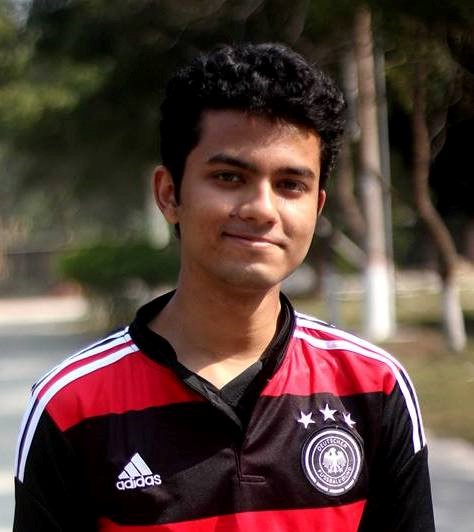
#> input picture Deep Learning/Game Difficulty /Model_2/Test_Images/Shawon.jpg, 474 x 532 px; its folder holds only this picture in this run
$ python -i face_crop.py   (imports and definitions only)
#> lines starting #> are read from the running program, lines starting #| are printed output that depends on the picture; after the words box and inside, x2 and y2 are one past the last pixel; in counts of white or black regions, pixels touching at a corner belong together
## This program first ensures if the face of a person exists in the given image or not then if it exists, it crops
## the image of the face and saves to the given directory.

## Importing Modules
import cv2
import os


#################################################################################

##Make changes to these lines for getting the desired results.

## DIRECTORY of the images
directory = "D:/Projects/CDAP/Facial-Expression-Detection-master/Facial-Expression-Detection-master/Images"

## directory where the images to be saved:
f_directory = "D:/Projects/CDAP/Facial-Expression-Detection-master/Facial-Expression-Detection-master/SaveImages"

################################################################################

def facecrop(image):
    ## Crops the face of a person from any image!

    ## OpenCV XML FILE for Frontal Facial Detection using HAAR CASCADES.
#> called with image = '../Model_2/Test_Images/Shawon.jpg'
    facedata = "haarcascade_frontalface_alt.xml"
    cascade = cv2.CascadeClassifier(facedata)

    ## Reading the given Image with OpenCV
    img = cv2.imread(image)
#> img is the input picture: shape (532, 474, 3); mean B, G, R 57.2, 63.9, 86

    try:
        ## Some downloaded images are of unsupported type and should be ignored while raising Exception, so for that
        ## I'm using the try/except functions.

        minisize = (img.shape[1],img.shape[0])
#> minisize = (474, 532)
        miniframe = cv2.resize(img, minisize)

        faces = cascade.detectMultiScale(miniframe)
#> faces = [[180, 117, 162, 162]]

        for f in faces:
            x, y, w, h = [ v for v in f ]
            cv2.rectangle(img, (x,y), (x+w,y+h), (0,255,0), 2)

            sub_face = img[y:y+h, x:x+w]

            f_name = image.split('/')
            f_name = f_name[-1]

            ## Change here the Desired directory.
            cv2.imwrite(f_directory + f_name, sub_face)
            print ("Writing: " + image)
#> this loop made 1 pass
#| Writing: ../Model_2/Test_Images/Shawon.jpg
#> pass 1, in facecrop, `sub_face = img[y:y+h, x:x+w]`:
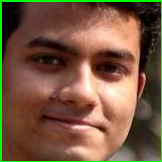
#> sub_face: shape (162, 162, 3); mean B, G, R 64, 88.4, 117.4
#> after the loop:
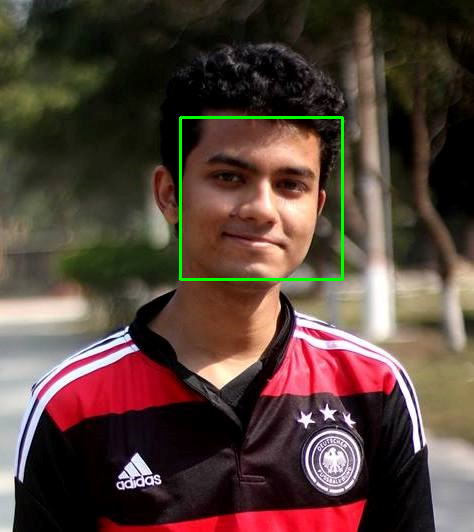
#> img: shape (532, 474, 3); 0.77% of pixels changed, all inside (x1, y1, x2, y2) = (179, 116, 344, 281)

    except:
        pass

# [9 lines not run here, left out]

>>> result = facecrop('../Model_2/Test_Images/Shawon.jpg')

$ run again, on Deep Learning/Game Difficulty /Model_2/Test_Images/wallpaper2you_443897.jpg
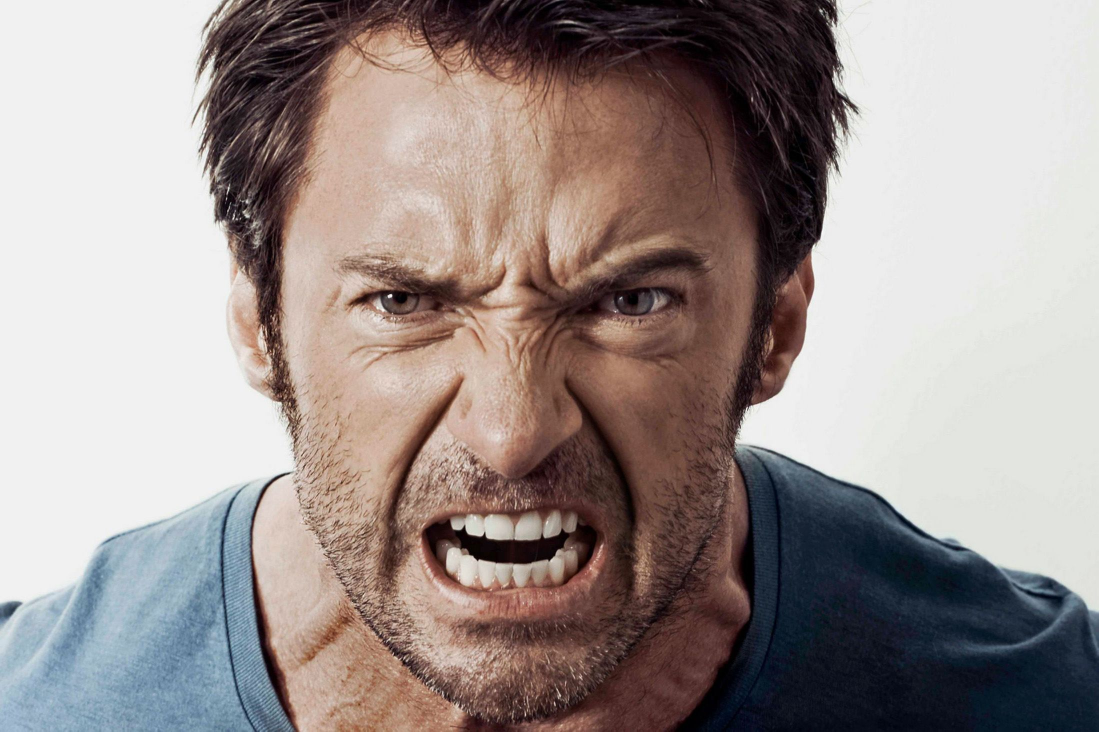
#> input picture Deep Learning/Game Difficulty /Model_2/Test_Images/wallpaper2you_443897.jpg, 2197 x 1463 px (shown at 1/2 size)
#> in facecrop, img is the input picture: shape (1463, 2197, 3); mean B, G, R 142.3, 145, 156
#> faces = [[433, 163, 1137, 1137]]
#> the loop in facecrop, `for f in faces:` made 1 pass
#> (x, y, w, h, f_name) on pass 1: (433, 163, 1137, 1137, 'wallpaper2you_443897.jpg')
#> (printed output is left out)
#> pass 1, in facecrop, `sub_face = img[y:y+h, x:x+w]`:
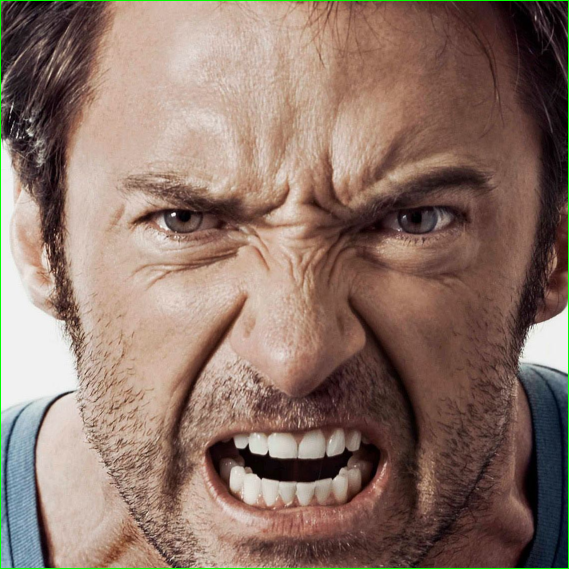
#> sub_face: shape (1137, 1137, 3) (shown at 1/2 size); mean B, G, R 104.2, 115.3, 140.1
#> after the loop in facecrop, `for f in faces:`:
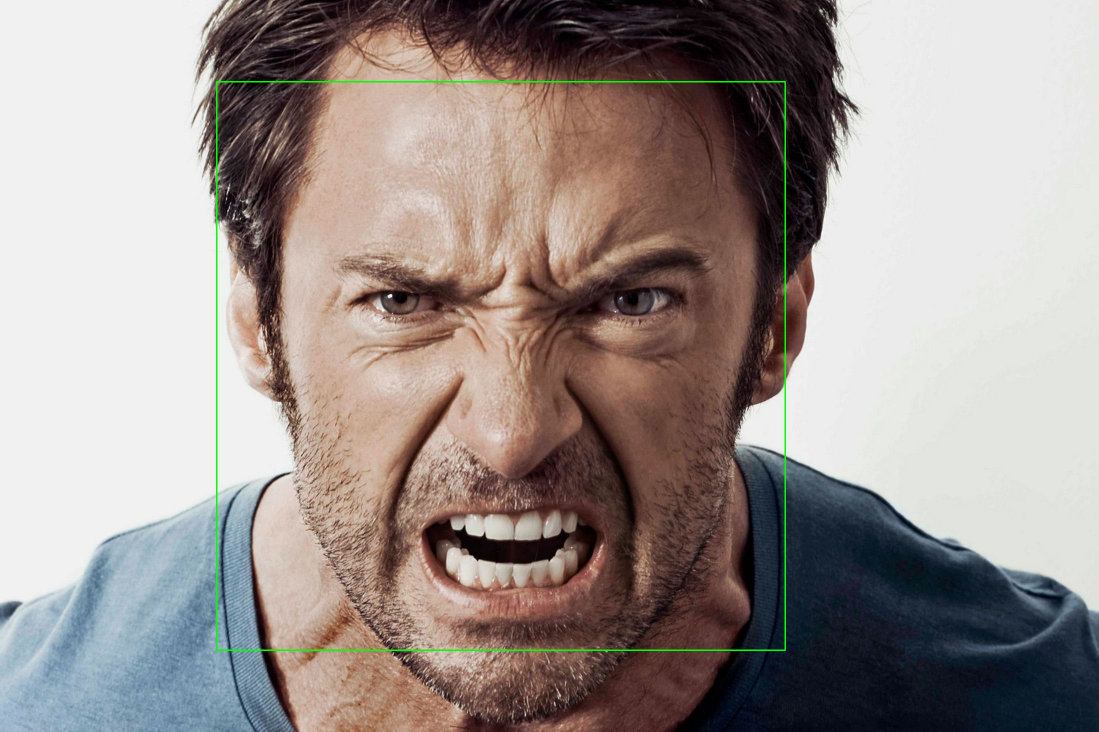
#> img: shape (1463, 2197, 3) (shown at 1/2 size); 0.42% of pixels changed, all inside (x1, y1, x2, y2) = (432, 162, 1572, 1302)
